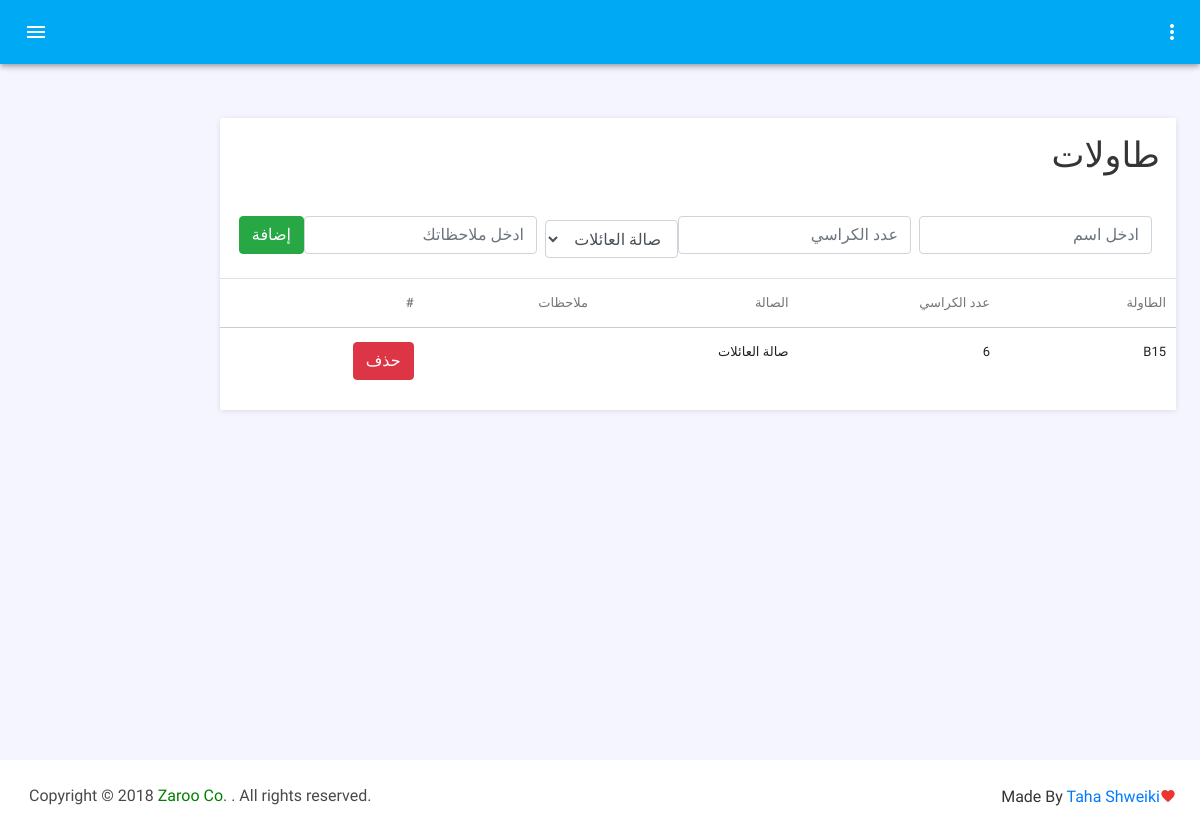
The app's page /pages/NewTable.php (signed in) with its own data.
### tables this page shows
CREATE TABLE `tables_` (
  `id` int(4) NOT NULL,
  `name_table` text NOT NULL,
  `status` int(2) NOT NULL,
  `num_chair` int(2) NOT NULL,
  `note` text NOT NULL,
  `hall_id` int(4) NOT NULL
);

CREATE TABLE `hall` (
  `id` int(4) NOT NULL,
  `name_hall` text NOT NULL,
  `note` text NOT NULL
);

### pages/NewTable.php (the view, shortened to what this page needs)
<!DOCTYPE html>
<html lang="en">
<head>
  <link rel="stylesheet" href="../css/materialdesignicons.min.css">
          <link rel="stylesheet" href="../css/bootstrap.min.css">
					    <link rel="stylesheet" href="../css/filterTable.css">
  <link rel="stylesheet" href="../css/style.css">
</head>
<body >
  <div class="body-wrapper">
		<?php
		include "../connect_restaurent.php";
     ?>
   <?php include "../partials/_navbar.php"; ?>
		<div class="page-wrapper mdc-toolbar-fixed-adjust">
		<main class="content-wrapper drawer-minimized" style="direction: rtl; text-align: right;" >
				<div class="mdc-layout-grid">
					<div class="mdc-layout-grid__inner">
						<div class="mdc-layout-grid__cell stretch-card mdc-layout-grid__cell--span-10">
							<div class="mdc-card">
								<section class="mdc-card__primary">
									<h1 >طاولات</h1>
								</section>
                				<section class="mdc-card__primary">
                <form class="form-inline" id="Addtable">
  <input type="text" name="name_table" class="form-control mb-2 mr-sm-2" id="inlineFormInputName2" placeholder="ادخل اسم" required>
<input type="text" name="num_chair" class="form-control mb-2 mr-sm-2" id="inlineFormInputName2" placeholder="عدد الكراسي" required>
<div class="form-group">
  <select class="form-control" name="hall_id" required>
    <?php
    $sql = "SELECT * FROM hall";
$result = $conn->query($sql);
if ($result->num_rows > 0) {
while($row = $result->fetch_assoc()) {
?>
<option value=<?php echo $row["id"]; ?>>
<?= $row["name_hall"]; ?>
</option>
<?php
}
} else {
echo "لا يوجد شيئ لعرض ........ <i class='mdi mdi-heart text-red'></i>";
}
?>
  </select>
</div>
  <div class="mb-2 mr-sm-2">
    <input type="text" name="note" class="form-control " id="inlineFormInputGroupUsername2" placeholder="ادخل ملاحظاتك" >
  </div>
  <button type="submit" class="btn btn-success mb-2 ">إضافة</button>
</form>
		</section>
								<div class="template-demo ">
									<table class="table table-hoverable">
										<thead class="font-weight-bold">
											<tr>
												<th class="">الطاولة</th>
												<th>عدد الكراسي</th>
												<th>الصالة</th>
												<th>ملاحظات</th>
                        <th>#</th>
											</tr>
										</thead>
										<tbody>
											<?php
											$sql = "SELECT t.id , t.name_table , t.num_chair , h.name_hall , t.note  FROM tables_ t , hall h where h.id = t.hall_id ";
$result = $conn->query($sql);
if ($result->num_rows > 0) {
    while($row = $result->fetch_assoc()) {
			?>
			<tr>
				<td><?= $row["name_table"]; ?></td>
        	    <td><?= $row["num_chair"]; ?></td>
				      <td><?= $row["name_hall"]; ?></td>
	            <td><?=$row["note"]; ?></td>
              	<td><a href="?TableIdDeleted=<?= $row['id'];?>"><button type="button" class="btn btn-danger">حذف</button></td></a>
			</tr>
			<?php
    }
} else {
    echo "لا يوجد شيئ لعرض ........ <i class='mdi mdi-heart text-red'></i>";
}
?>
										</tbody>
									</table>
								</div>
							</div>
						</div>
					</div>
				</div>
			</main>
		</div>
	</div>
	<?php include "../partials/_FOOTER.PHP"; ?>
</body>
</html>

### css/filterTable.css (style rules this page uses)
body { font-family: 'Open Sans', sans-serif; color: #353535; }

### records on screen
tables_: name_table "B15", num_chair "6", hall.name_hall "صالة العائلات"

### other values on screen
form field hall_id "صالة العائلات"
